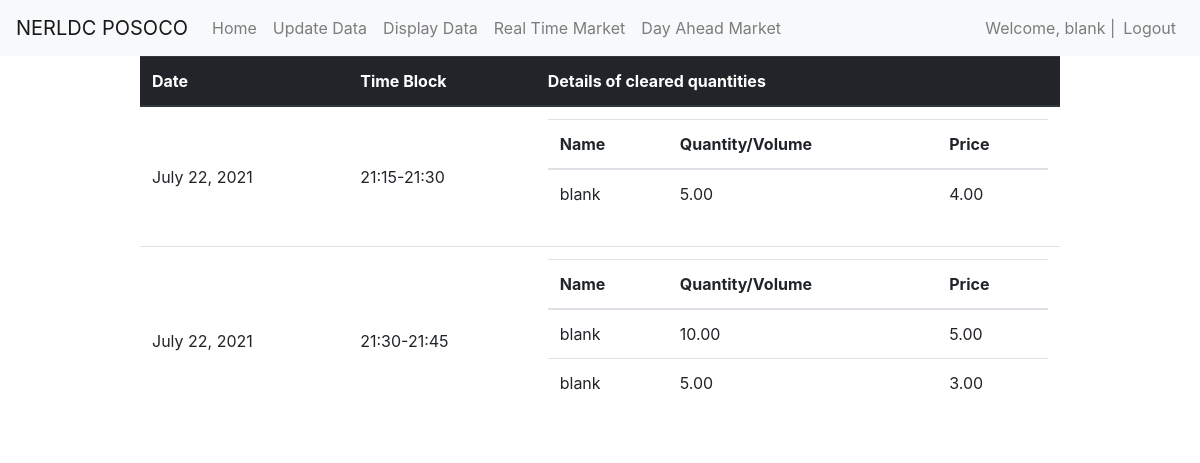
The page /buyer/clearedreservedown/rtm/ (signed in) on the database as committed earlier.
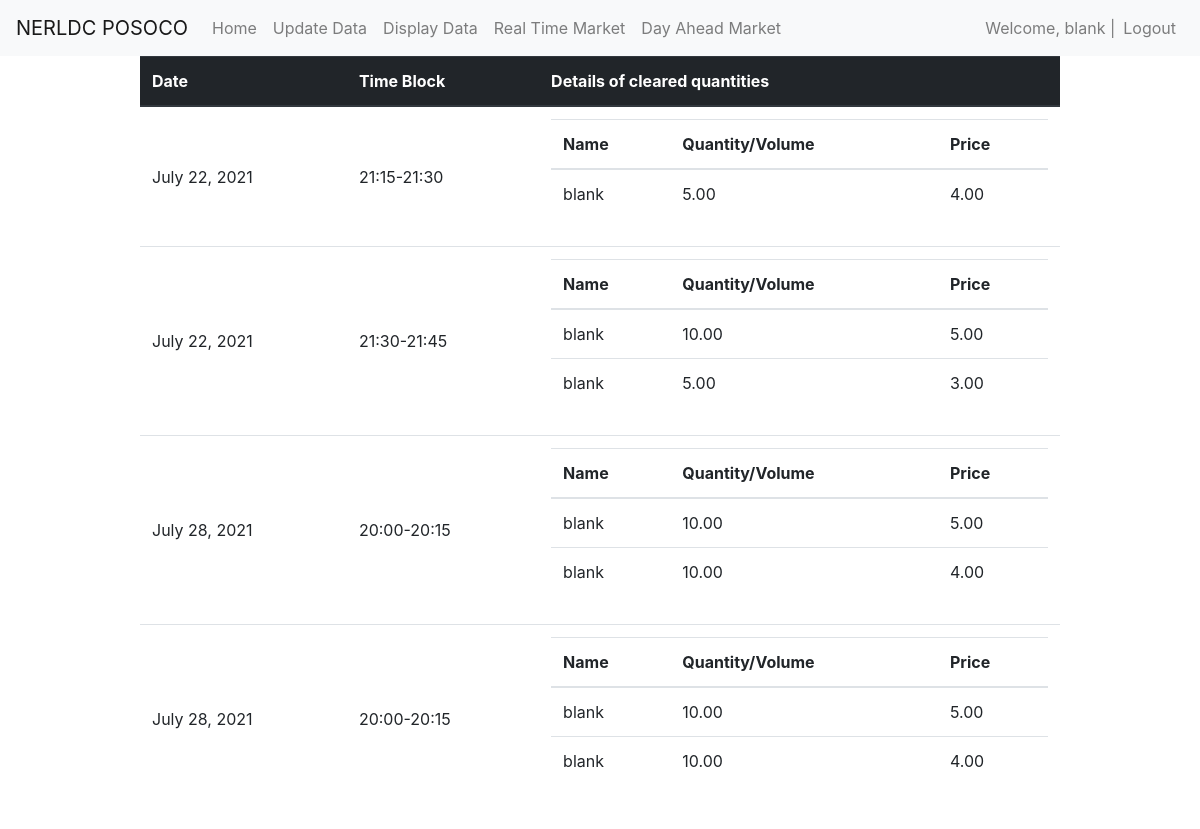
The same page on the database as committed later.
### accounts/models.py (models this page shows)
class User(AbstractUser):
    is_buyer = models.BooleanField(default=False)
    is_seller = models.BooleanField(default=False)

### buyer/models.py (models this page shows)
class ClearedReserveDown(models.Model):
    user = models.ForeignKey(User, on_delete=CASCADE)
    time_block = models.CharField(max_length=20, default="NoTime")
    date = models.DateField(default=timezone.now)
    is_rtm = models.BooleanField(default=False)
    is_dat = models.BooleanField(default=False)
    created_at = models.DateTimeField(
        default=timezone.now)

class ClearEntityDown(models.Model):
    clearedreserve = models.ForeignKey(ClearedReserveDown, on_delete=CASCADE)
    name = models.CharField(max_length=200)
    amount = models.DecimalField(max_digits=5, decimal_places=2)
    price = models.DecimalField(max_digits=5, decimal_places=2)

### buyer/views.py (the view)
def dispcleardown(response, type):
    is_rtm = False
    is_dat = False
    if(type == "dat"):
        is_dat = True
    if(type == "rtm"):
        is_rtm = True
    clearedreserve = response.user.clearedreservedown_set.filter(
        is_dat=is_dat, is_rtm=is_rtm).order_by('time_block').order_by('date')
    return render(response, 'buyer/cleareddowndata.html', {'clearedreserve': clearedreserve})

### buyer/templates/buyer/cleareddowndata.html (shortened to what this page needs)
{% extends "buyer/base.html" %}
{% block content %}
<div class="container">
    <div class="row justify-content-center">
        <div class="col-10">
            <table class="table">
                <thead class="thead-dark">
                    <tr>
                        <th>
                            Date
                        </th>
                        <th>
                            Time Block
                        </th>
                        <th>
                            Details of cleared quantities
                        </th>
                    </tr>
                </thead>
                {% for cleared in clearedreserve %}
                <tr>
                    <td class="align-middle">
                        {{ cleared.date }}
                    </td>
                    <td class="align-middle">
                        {{ cleared.time_block }}
                    </Td>
                    <td>
                        <table class="table">
                            <thead class="thead">
                                <tr>
                                    <th>
                                        Name
                                    </th>
                                    <th>
                                        Quantity/Volume
                                    </th>
                                    <th>
                                        Price
                                    </th>
                                </tr>
                            </thead>
                            {% for clearedentity in cleared.clearentitydown_set.all %}
                            <tr>
                                <td>
                                    {{ clearedentity.name }}
                                </td>
                                <td>
                                    {{ clearedentity.amount }}
                                </td>
                                <td>
                                    {{ clearedentity.price }}
                                </td>
                            </tr>
                            {% endfor %}
                        </table>
                    </td>
                </tr>
                {% endfor %}
            </table>
        </div>
    </div>
</div>
{% endblock %}

### buyer/templates/buyer/base.html (shortened to what this page needs)
<!doctype html>
<html lang="en">
<head>
    <link rel="stylesheet" href="https://maxcdn.bootstrapcdn.com/bootstrap/4.0.0/css/bootstrap.min.css"
>
</head>
<body>
    <nav class="navbar navbar-expand-lg navbar-light bg-light">
        <a class="navbar-brand" href="#">NERLDC POSOCO</a>
        <div class="collapse navbar-collapse" id="navbarText">
            <ul class="navbar-nav mr-auto">
                <li class="nav-item">
                    <a class="nav-link" href={% url 'bhome' %}>Home <span class="sr-only">(current)</span></a>
                </li>
                <li class="nav-item">
                    <a class="nav-link" href={% url 'update' %}>Update Data</a>
                </li>
                <li class="nav-item">
                    <a class="nav-link" href={% url 'display' %}>Display Data</a>
                </li>
                <li class="nav-item">
                    <a class="nav-link" href={% url 'rtm' %}>Real Time Market</a>
                </li>
                <li class="nav-item">
                    <a class="nav-link" href={% url 'dat' %}>Day Ahead Market</a>
                </li>
            </ul>
            <span class="navbar-text">
                Welcome, {{user.get_username}} |
            </span>
            <ul class="navbar-nav">
                <li class="nav-item">
                    <a class="nav-link" href={% url 'logout' %}>Logout</a>
                </li>
            </ul>
        </div>
    </nav>
    {% block content %}
    {% endblock %}
</body>
</html>

Rows that differ between the two databases and show on the page:
added ClearedReserveDown: date "July 28, 2021", time_block "20:00-20:15"
added ClearEntityDown: name "blank", amount "10.00", price "5.00", shown under "July 28, 2021"
added ClearEntityDown: name "blank", amount "10.00", price "4.00", shown under "July 28, 2021"
added ClearedReserveDown: date "July 28, 2021", time_block "20:00-20:15"
added ClearEntityDown: name "blank", amount "10.00", price "5.00", shown under "July 28, 2021"
added ClearEntityDown: name "blank", amount "10.00", price "4.00", shown under "July 28, 2021"
